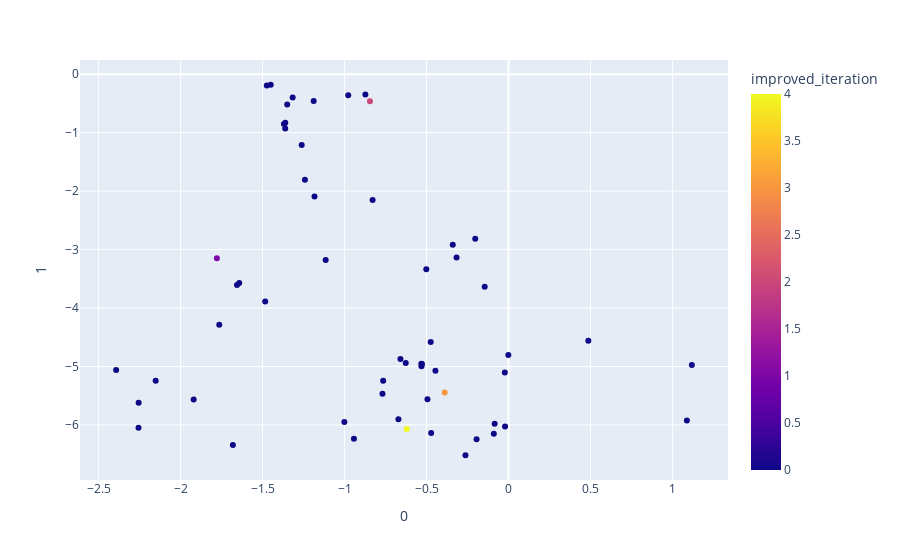

Notebook code for this chart:
### Code cell
from sklearn.manifold import TSNE

features = steps_df.loc[:, :'кнопка размера']

tsne = TSNE(n_components=2, random_state=0)
projections = tsne.fit_transform(features)

fig = px.scatter(
    projections, x=0, y=1,
    color=steps_df.improved_iteration, labels={'color': 'improved_iteration'}
)
fig.show()

### Figure 1 — Plotly figure (JSON) as saved in the notebook; plotly's stock layout.template omitted (floating-point values rounded to 4 significant figures)
{"data": [{"hovertemplate": "0=%{x}<br>1=%{y}<br>improved_iteration=%{marker.color}<extra></extra>", "legendgroup": "", "marker": {"color": [1, 0, 2, 0, 0, 0, 3, 0, 0, 0, 0, 0, 0, 0, 0, 0, 0, 0, 0, 0, 0, 0, 0, 0, 0, 0, 0, 0, 0, 0, 0, 0, 0, 0, 0, 0, 0, 0, 4, 0, 0, 0, 0, 0, 0, 0, 0, 0, 0, 0, 0, 0, 0, 0, 0, 0, 0, 0], "coloraxis": "coloraxis", "symbol": "circle"}, "mode": "markers", "name": "", "orientation": "v", "showlegend": false, "type": "scatter", "x": [-1.779, -1.656, -0.8451, -0.829, 0.4869, -1.188, -0.3891, -1.183, -1.362, -1.262, -0.4943, -0.6715, -1.484, -0.4458, -0.5282, -0.6591, -0.5317, -0.7686, -1.362, -0.6268, -1.37, -0.7645, -0.5309, -1.643, -0.8731, -1.45, -0.2029, 1.088, -1.317, -1.681, -1.92, -1.115, -1.242, -1.35, -2.257, 1.118, -1.474, -0.5015, -0.6207, -0.001147, -0.1451, -0.02236, -0.3399, -2.256, -0.9777, -1.764, -0.3167, -0.08458, -0.2625, -0.9427, -0.4717, -1.001, -2.152, -2.393, -0.02089, -0.08973, -0.1948, -0.4745], "xaxis": "x", "y": [-3.149, -3.605, -0.4616, -2.152, -4.561, -0.4586, -5.443, -2.092, -0.8318, -1.21, -5.558, -5.902, -3.888, -5.074, -4.958, -4.873, -4.951, -5.467, -0.9285, -4.941, -0.8504, -5.244, -4.995, -3.57, -0.3493, -0.1806, -2.816, -5.923, -0.3992, -6.343, -5.563, -3.179, -1.805, -0.5197, -6.046, -4.976, -0.1919, -3.337, -6.067, -4.802, -3.636, -5.103, -2.919, -5.618, -0.3623, -4.285, -3.136, -5.979, -6.518, -6.234, -6.139, -5.95, -5.243, -5.061, -6.026, -6.149, -6.244, -4.58], "yaxis": "y"}], "layout": {"coloraxis": {"colorbar": {"title": {"text": "improved_iteration"}}, "colorscale": [[0.0, "#0d0887"], [0.1111, "#46039f"], [0.2222, "#7201a8"], [0.3333, "#9c179e"], [0.4444, "#bd3786"], [0.5556, "#d8576b"], [0.6667, "#ed7953"], [0.7778, "#fb9f3a"], [0.8889, "#fdca26"], [1.0, "#f0f921"]]}, "legend": {"tracegroupgap": 0}, "margin": {"t": 60}, "xaxis": {"anchor": "y", "domain": [0.0, 1.0], "title": {"text": "0"}}, "yaxis": {"anchor": "x", "domain": [0.0, 1.0], "title": {"text": "1"}}}}
